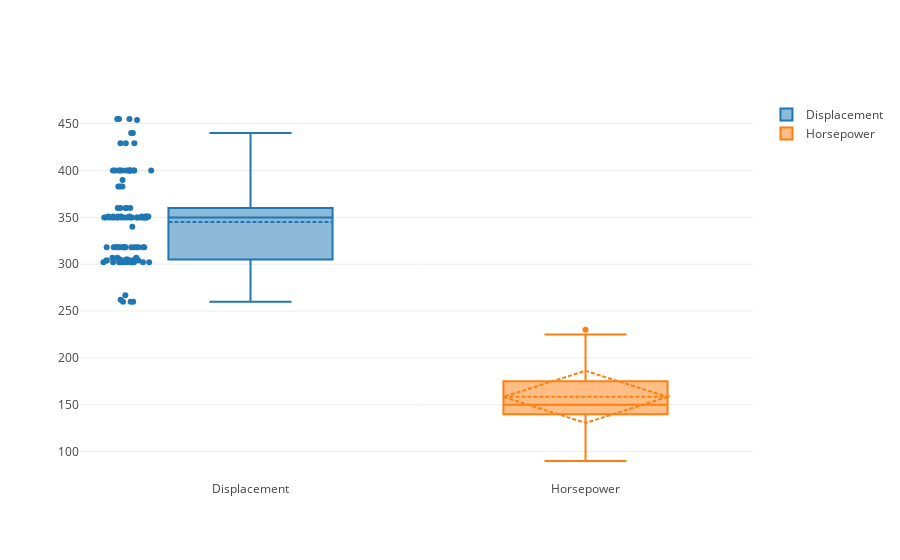

Notebook cell for this chart:
### Code cell
data = [trace0, trace1]

offline.iplot(data)
